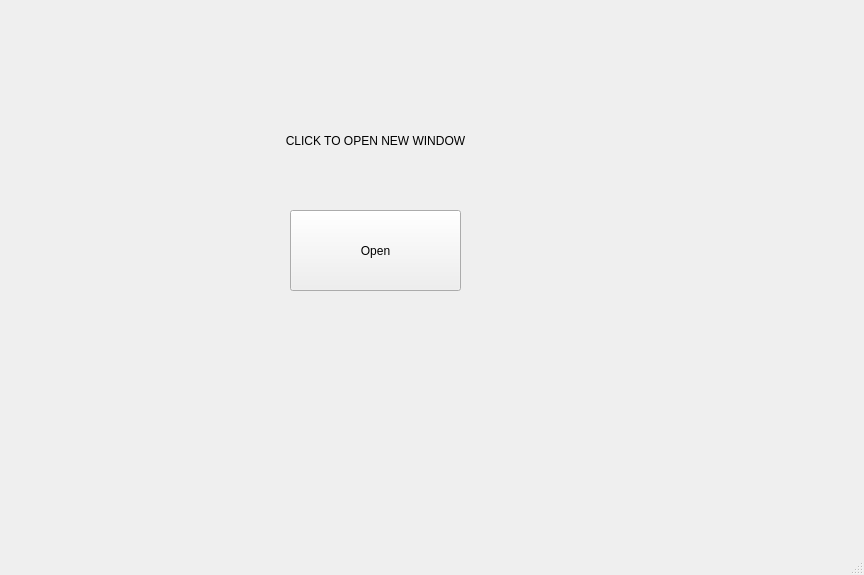
<?xml version="1.0" encoding="UTF-8"?>
<ui version="4.0">
 <class>MainWindow</class>
 <widget class="QMainWindow" name="MainWindow">
  <property name="geometry">
   <rect>
    <x>0</x>
    <y>0</y>
    <width>864</width>
    <height>575</height>
   </rect>
  </property>
  <property name="windowTitle">
   <string>MainWindow</string>
  </property>
  <widget class="QWidget" name="centralwidget">
   <widget class="QLabel" name="label">
    <property name="geometry">
     <rect>
      <x>270</x>
      <y>70</y>
      <width>211</width>
      <height>141</height>
     </rect>
    </property>
    <property name="text">
     <string>CLICK TO OPEN NEW WINDOW</string>
    </property>
    <property name="alignment">
     <set>Qt::AlignCenter</set>
    </property>
   </widget>
   <widget class="QPushButton" name="OpenButton">
    <property name="geometry">
     <rect>
      <x>290</x>
      <y>210</y>
      <width>171</width>
      <height>81</height>
     </rect>
    </property>
    <property name="text">
     <string>Open</string>
    </property>
   </widget>
  </widget>
  <widget class="QMenuBar" name="menubar">
   <property name="geometry">
    <rect>
     <x>0</x>
     <y>0</y>
     <width>864</width>
     <height>21</height>
    </rect>
   </property>
  </widget>
  <widget class="QStatusBar" name="statusbar"/>
 </widget>
 <resources/>
 <connections/>
</ui>
